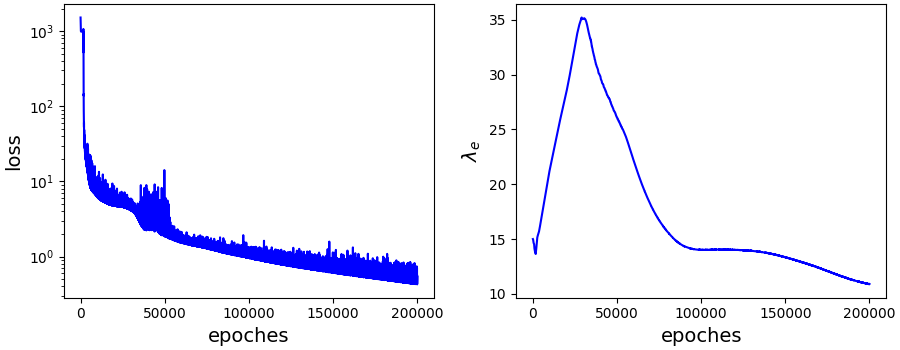

Source code (Python):
"""
Author: Minglang Yin
"""
import numpy as np
import matplotlib.pyplot as plt
import matplotlib.gridspec as gridspec

def main():
    ## load data
    loss = np.loadtxt('../Inv_L/test_1/loss.his')
    lmd = np.loadtxt('../Inv_L/test_1/lmd_e.his')

    ## figure
    fig = plt.figure(constrained_layout=True, figsize=(9, 3.5))
    gs = fig.add_gridspec(1, 2)
    ## subplot 1
    ax1 = fig.add_subplot(gs[0])
    ax1.plot(loss, color='blue')
    ax1.set_yscale('log')
    ax1.set_xlabel('epoches', fontsize=14)
    ax1.set_ylabel('loss', fontsize=14)
    ax1.set_aspect('equal')

    ## subplot 2
    ax2 = fig.add_subplot(gs[1])
    ax2.plot(lmd, label='$\lambda_{e}$', color='blue')
    ax2.set_xlabel('epoches', fontsize=14)
    ax2.set_ylabel('$\lambda_{e}$', fontsize=14)
    # ax2.set_aspect('equal')

    plt.savefig('fig_11.png')
    plt.close()

if __name__ == '__main__':
    main()
